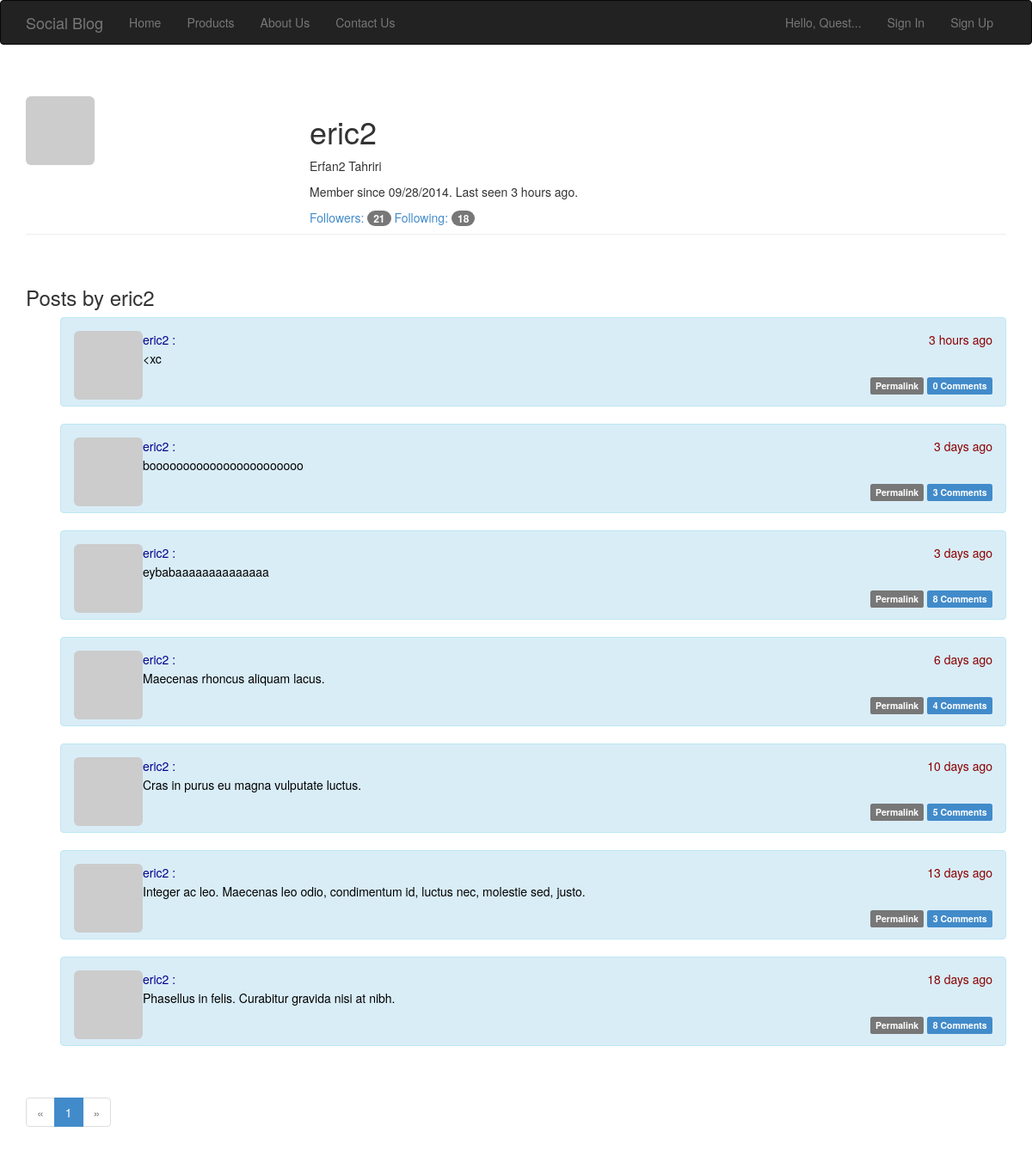
The page /profile/eric2/ on the database its author committed.
### project/apps/auth/models.py (models this page shows, shortened)
class User_auth(UserMixin, db.Model):
    id = db.Column(db.Integer, primary_key=True)
    username = db.Column(db.String(64), unique=True, index=True)
    name = db.Column(db.String(64))
    family = db.Column(db.String(64))
    email = db.Column(db.String(64), unique=True, index=True)
    location = db.Column(db.String(64))
    about_me = db.Column(db.Text())
    last_seen = db.Column(db.DateTime(), default=datetime.utcnow)
    password_hash = db.Column(db.String(128))
    role_id = db.Column(db.Integer, db.ForeignKey('role_auth.id'))
    registered_at = db.Column(db.DateTime(), default=datetime.utcnow)
    confirmed = db.Column(db.Boolean, default=False)
    role = db.relationship('Role_auth', foreign_keys='User_auth.role_id')
    avatar_hash = db.Column(db.String(32))
    posts = db.relationship('Post', backref='author', lazy='dynamic')
    followed = db.relationship('Follow',
                               foreign_keys=[Follow.follower_id],
                               backref=db.backref('follower', lazy='joined'),
                               lazy='dynamic',
                               cascade='all, delete-orphan')
    followers = db.relationship('Follow',
                                foreign_keys=[Follow.followed_id],
                                backref=db.backref('followed', lazy='joined'),
                                lazy='dynamic',
                                cascade='all, delete-orphan')
    comments = db.relationship('Comment', backref='author', lazy='dynamic')
    def gravatar(self, size=100, default='identicon', rating='g'):
        if request.is_secure:
            url = 'https://secure.gravatar.com/avatar'
        else:
            url = 'http://www.gravatar.com/avatar'
        hash = self.avatar_hash or hashlib.md5(self.email.encode('utf-8')).hexdigest()
        return '{url}/{hash}?s={size}&d={default}&r={rating}'.format(url=url, hash=hash, size=size, default=default, rating=rating)
    @property
    def password(self):
        raise AttributeError('password is not a readable attribute')

class Post(db.Model):
    id = db.Column(db.Integer, primary_key=True)
    body = db.Column(db.Text)
    body_html = db.Column(db.Text)
    timestamp = db.Column(db.DateTime, index=True, default=datetime.utcnow)
    author_id = db.Column(db.Integer, db.ForeignKey('user_auth.id'))
    comments = db.relationship('Comment', backref='post', lazy='dynamic')

### project/apps/profile/views.py (the view)
@mod.route('/<username>/')
def view_profile(username):
    user = User.query.filter_by(username=username).first()
    if user is None:
        abort(404)
    page = request.args.get('page', 1, type=int)
    pagination = user.posts.order_by(Post.timestamp.desc()).paginate(page, per_page=current_app.config['FLASKY_POSTS_PER_PAGE'], error_out=False)
    posts = pagination.items
    return render_template('profile/profile.html', user=user, posts=posts, permission=Permission, pagination=pagination)

### project/apps/auth/models.py (called while the page is built)
    def can(self, permissions):
        return False

    def is_administrator(self):
        return False

### project/apps/auth/views.py (called while the page is built)
@mod.before_app_request
def before_request():
    if current_user.is_authenticated():
        current_user.ping()
        if not current_user.confirmed and request.endpoint[:5] != 'auth.':
            return redirect(url_for('auth.unconfirmed'))

### project/apps/site/views.py (called while the page is built)
@mod.after_app_request
def after_request(response):
    for query in get_debug_queries():
        if query.duration >= current_app.config['FLASKY_SLOW_DB_QUERY_TIME']:
            current_app.logger.warning('Slow query: %s\nParameters: %s\nDuration: %fs\nContext: %s\n' % (query.statement, query.parameters, query.duration, query.context))
    return response

### project/media/templates/profile/profile.html (shortened to what this page needs)
{% extends "base/_base.html" %}
{% from '_macros.html' import render_field %}
{% from '_macros.html' import pagination_widget %}
{% block body %}
<div class="page-header" style="overflow: hidden">
    <div style="float: left"><img class="img-rounded profile-thumbnail" src="{{ user.gravatar(size=256) }}"></div>
    <div style="margin-left: 330px; padding-top: 1px">
        <h1>{{ user.username }}</h1>
        {% if user.name or user.location %}
        <p>
            {% if user.name %}{{ user.name|capitalize }}{% endif %}
            {% if user.family %}{{ user.family|capitalize }}{% endif %}
        </p>
        {% endif %}
        <p>
            Member since {{ moment(user.registered_at).format('L') }}.
            Last seen {{ moment(user.last_seen).fromNow() }}.
        </p>
        <a href="{{ url_for('site.followers', username=user.username) }}">
            Followers: <span class="badge">{{ user.followers.count() }}</span>
        </a>
        <a href="{{ url_for('site.followed_by', username=user.username) }}">
            Following: <span class="badge">{{ user.followed.count() }}</span>
        </a>
    </div>
</div>
<br/>
<div>
    <h3>Posts by {{ user.username }}</h3>
    {% include 'post/_posts.html' %}
    <div class="pagination">
        {{ pagination_widget(pagination, 'profile.view_profile', username=user.username) }}
    </div>
</div>
{% endblock %}

### project/media/templates/base/_base.html (shortened to what this page needs)
<html>
<head>
	<link rel="stylesheet" href="{{ url_for('static', filename='css/bootstrap.css')}}" type="text/css" media="screen" />
	<link rel="stylesheet" href="{{ url_for('static', filename='css/style.css')}}" />
</head>
<body style="min-width: 250px">
	{% block navbar %}
        <div class="navbar navbar-inverse" role="navigation">
            <div class="container">
                <div class="navbar-header">
                    <a class="navbar-brand" href="/">Social Blog</a>
                </div>
                <div class="navbar-collapse collapse">
                    <ul class="nav navbar-nav">
                        <li><a href="/">Home</a></li>
                        <li><a href="/">Products</a></li>
                        <li><a href="/">About Us</a></li>
                        <li><a href="/">Contact Us</a></li>
                    </ul>
                    <ul class="nav navbar-nav navbar-right">
                        {% if current_user.is_authenticated() %}
                            <li><img class="img-rounded profile-thumbnail" src="{{ current_user.gravatar(size=30) }}" style="margin-top: 10px"></li>
                            <li><a href="#">Hello, {{ current_user.name|capitalize }} {{ current_user.family|capitalize }}...</a></li>
                            <li><a href="{{ url_for('auth.logout') }}">Sign Out</a></li>
                        {% else %}
                            <li><a href="#">Hello, Quest...</a></li>
                            <li><a href="{{ url_for('auth.login') }}">Sign In </a></li>
                            <li><a href="{{ url_for('auth.add_user') }}"> Sign Up</a></li>
                        {% endif %}
                    </ul>
                </div>
            </div>
        </div>
    {% endblock %}
<div class="container">
	{% block body %}
	{% endblock %}
</div>
</body>
</html>

### project/media/templates/_macros.html (shortened to what this page needs)
{% macro pagination_widget(pagination, endpoint) %}
    <ul class="pagination">
        <li
        {% if not pagination.has_prev %} class="disabled"{% endif %}>
        <a href="{% if pagination.has_prev %}{{ url_for(endpoint, page = pagination.page - 1, **kwargs) }}{% else %}#{% endif %}">
            &laquo;
        </a>
        </li>
        {% for p in pagination.iter_pages() %}
        {% if p %}
        {% if p == pagination.page %}
        <li class="active">
            <a href="{{ url_for(endpoint, page = p, **kwargs) }}">{{ p }}</a>
        </li>
        {% else %}
        <li>
            <a href="{{ url_for(endpoint, page = p, **kwargs) }}">{{ p }}</a>
        </li>
        {% endif %}
        {% else %}
        <li class="disabled"><a href="#">&hellip;</a></li>
        {% endif %}
        {% endfor %}
        <li
        {% if not pagination.has_next %} class="disabled"{% endif %}>
        <a href="{% if pagination.has_next %}{{ url_for(endpoint, page = pagination.page + 1, **kwargs) }}{% else %}#{% endif %}">
            &raquo;
        </a>
        </li>
    </ul>
{% endmacro %}

### project/media/templates/post/_posts.html (shortened to what this page needs)
<div>
<ul class="posts" style="margin-top: 10px; margin-bottom: 0;">
    {% for post in posts %}
    <li class="alert alert-info" style="min-width: 200px">
        <div class="profile-thumbnail" style="float: left">
            <a href="{{ url_for('profile.view_profile', username=post.author.username) }}">
                <img class="img-rounded profile-thumbnail" src="{{ post.author.gravatar(size=40) }}">
            </a>
        </div>
        <div class="post-date" style="text-align: right; float: right; color: darkred">{{ moment(post.timestamp).fromNow(refresh=True) }}</div>
        <div class="post-author" style="margin-left: 50px">
            <a href="{{ url_for('profile.view_profile', username=post.author.username) }}" style="; color: darkblue">
                {{ post.author.username }} :
            </a>
        </div>
        <div class="post-body" style="margin-left: 58px; margin-top: 2px; color: #000000">
            {% if post.body_html %}
                {{ post.body_html | safe }}
            {% else %}
                {{ post.body }}
            {% endif %}
        </div>
        <div class="post-footer" style="text-align: right;">
            <a href="{{ url_for('post.post', id=post.id) }}">
                <span class="label label-default">Permalink</span>
            </a>
            <a href="{{ url_for('post.post', id=post.id) }}#comments">
                <span class="label label-primary">
                    {{ post.comments.count() }} Comments
                </span>
            </a>
        </div>
    </li>
    {% endfor %}
</ul>
</div>

### project/media/statics/css/style.css (style rules this page uses)
ul { list-style:none; margin-bottom: 0; }
a { text-decoration: none !important; }

### rows shown on the page
User_auth: username "eric2", name "Erfan2", family "Tahriri", registered_at "09/28/2014", last_seen "3 hours ago"
Post: timestamp "3 hours ago", author.username "eric2", body_html "<xc", comments.count "0"
Post: timestamp "3 days ago", author.username "eric2", body_html "booooooooooooooooooooooo", comments.count "3"
Post: timestamp "3 days ago", author.username "eric2", body_html "eybabaaaaaaaaaaaaaa", comments.count "8"
Post: timestamp "6 days ago", author.username "eric2", body_html "Maecenas rhoncus aliquam lacus.", comments.count "4"
Post: timestamp "10 days ago", author.username "eric2", body_html "Cras in purus eu magna vulputate luctus.", comments.count "5"
Post: timestamp "13 days ago", author.username "eric2", body_html "Integer ac leo. Maecenas leo odio, condimentum id, luctus nec, molestie sed, justo.", comments.count "3"
Post: timestamp "18 days ago", author.username "eric2", body_html "Phasellus in felis. Curabitur gravida nisi at nibh.", comments.count "8"

### other values the page prints
{{ user.followers.count() }} "21"
{{ user.followed.count() }} "18"
{{ p }} "1"
